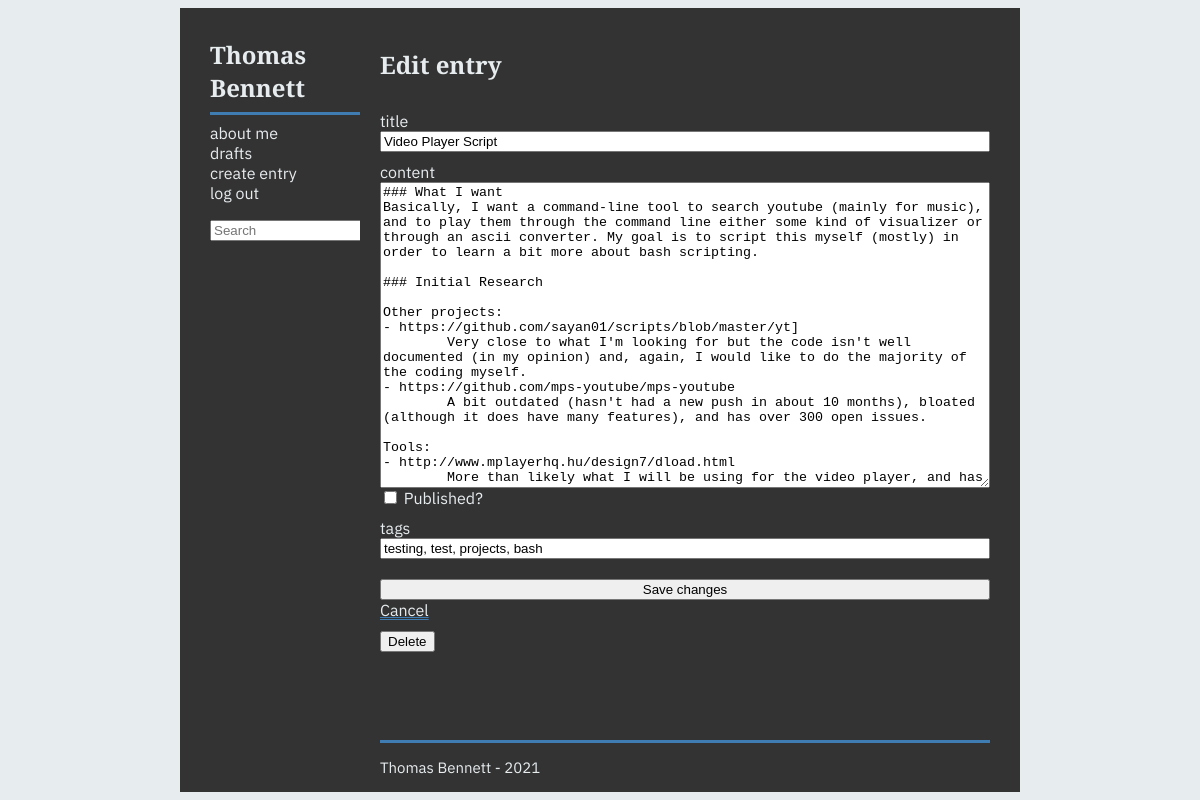
Page /video-player-script/edit/ (signed in) on the earlier database version.
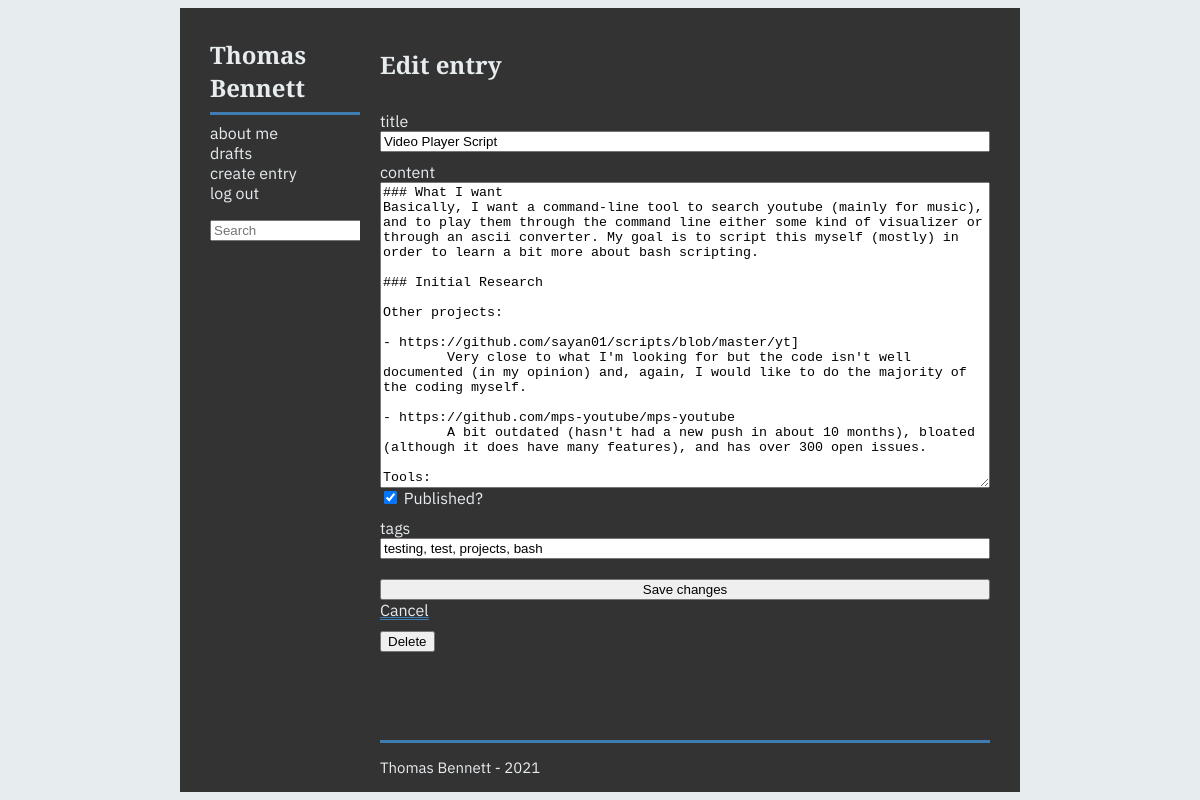
Same page on the later database version.
### app.py (models this page shows, shortened)
class Entry(flask_db.Model):
    title = CharField()
    slug = CharField(unique=True)
    summary = CharField()
    content = TextField()
    published = BooleanField(index=True)
    timestamp = DateTimeField(default=datetime.datetime.now, index=True)
    def get_tags(self):
        try:
            tags = [tag.tag.title for tag in self.tags]
        except:
            tags = []
        finally:
            return tags

### app.py (the view, shortened to what this page needs)
@app.route('/<slug>/edit/', methods=['GET', 'POST'])
@login_required
def edit(slug):
    entry = get_object_or_404(Entry, Entry.slug == slug)
    return render_template('edit.html', entry=entry)

### app.py (called while the page is built)
def login_required(fn):
    @functools.wraps(fn)
    def inner(*args, **kwargs):
        if session.get('logged_in'):
            return fn(*args, **kwargs)
        if request.headers.get('User-Agent') == app.config['UPLOADER_USER_AGENT']:
            return {'logged_in': False}, 403
        else:
            return redirect(url_for('login', next=request.path))
    return inner

### templates/edit.html (shortened to what this page needs)
{% extends "create.html" %}
{% block content_title %}Edit entry{% endblock %}
{% block form_action %}{{ url_for('edit', slug=entry.slug) }}{% endblock %}
{% block entry_title %}{{ entry.title }}{% endblock %}
{% block entry_content %}{{ entry.content }}{% endblock %}
{% block entry_published %}{% if entry.published %}checked{% endif %}{% endblock %}
{% block entry_tags %}{{ ", ".join(entry.get_tags()) }}{% endblock %}
{% block save_button %}Save changes{% endblock %}
{% block cancel_button %}{{ url_for('detail', slug=entry.slug) }}{% endblock %}
{% block delete_button %}
<form id='delete-form' action="{{ url_for('delete', slug=entry.slug)}}" method="post">
    <button type="submit">Delete</button>
</form>
{% endblock %}

### templates/create.html (shortened to what this page needs)
{% extends "base.html" %}
{% block content %}
  <form id='entry-form' action="{% block form_action %}{{ url_for('create') }}{% endblock %}" method="post">
    <div class='form-group'>
      <label for="title">title</label>
      <input id="title" name="title" type="text" value="{% block entry_title %}{% endblock %}">
    </div>
    <label for="content">content</label>
    <textarea id="content" name="content" style="height: 300px;">{% block entry_content %}{% endblock %}</textarea>
    <label>
      <input name="published" type="checkbox" value="y" {% block entry_published %}{% endblock %}> Published?
    </label>
    <div class='form-group'>
      <label for="tags"><a onclick="window.open('{{ url_for('list_tags') }}')">tags</a></label>
      <input id="tags" name="tags" type="text" value="{% block entry_tags %}{% endblock %}">
    </div>
    <div class='form-group'>
      <button type="submit">{% block save_button %}Create{% endblock %}</button>
      <a href="{% block cancel_button %}{{ url_for('index') }}{% endblock %}">Cancel</a>
    </div>
  </form>
  {% block delete_button %}{% endblock %}
{% endblock %}

Differences in the rows shown:
changed Entry "Video Player Script": published "☐" → "☑"
